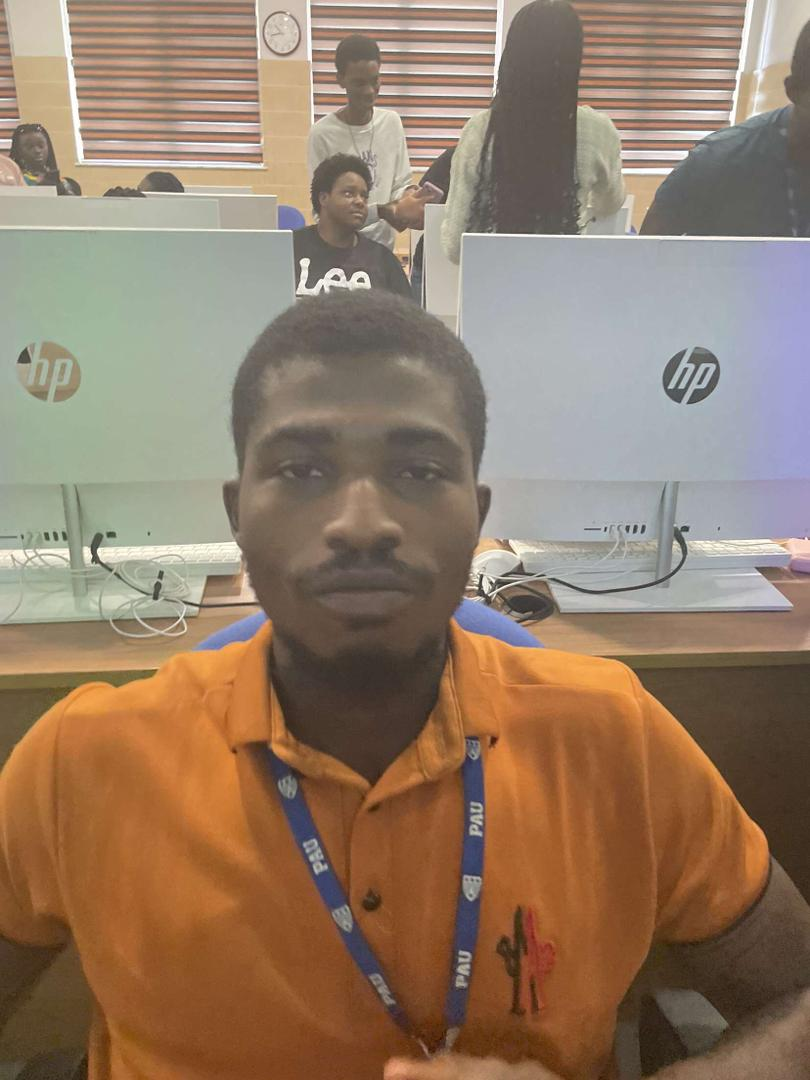
#> input picture week2/img/george.jpg, 810 x 1080 px
$ python practice_2.py
#> lines starting #> are read from the running program, lines starting #| are printed output that depends on the picture; pictures that were not available may be replaced by others from this repository, and a replacement may not be noted
import cv2

# Path to input images
image1 = cv2.imread('img/george.jpg')
#> image1 is the input picture: shape (1080, 810, 3); mean B, G, R 103.9, 124.4, 147.6
image2 = cv2.imread('img/david.jpg')
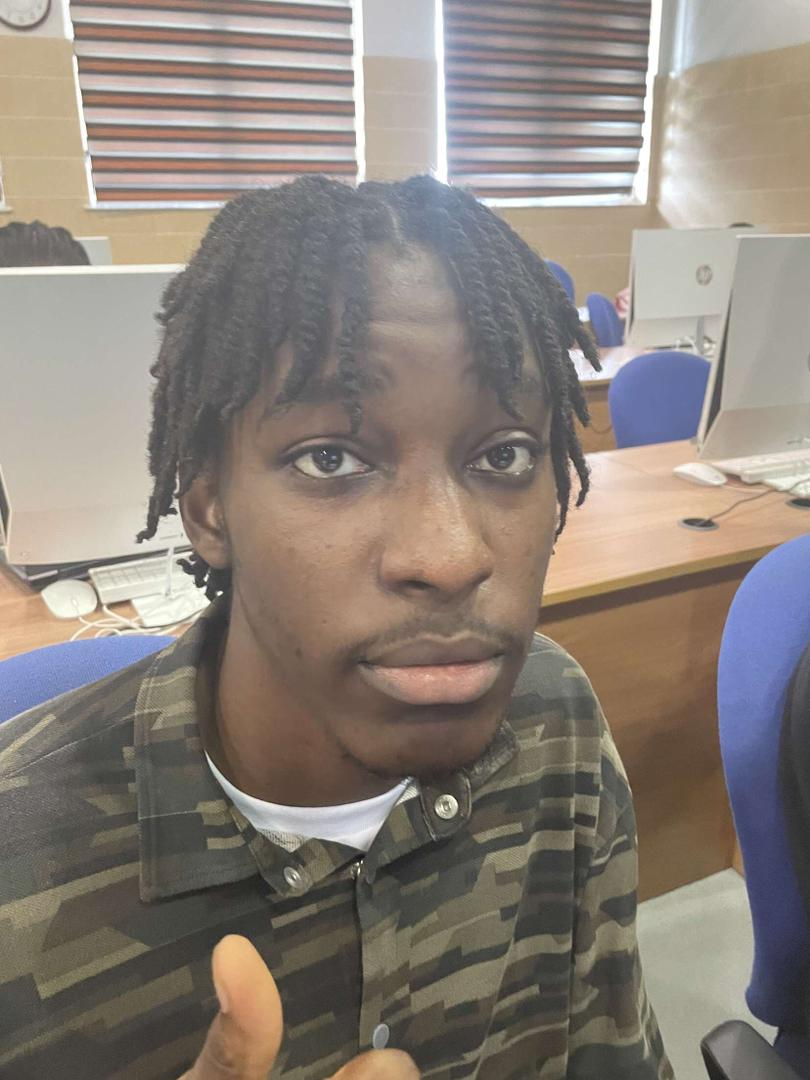
#> input picture week2/img/anderson.jpg, 810 x 1080 px, given in place of david.jpg, which was not available
#> image2 is the input picture: shape (1080, 810, 3); mean B, G, R 121, 128.6, 138

# Resize images
image1 = cv2.resize(image1, (500, 400))
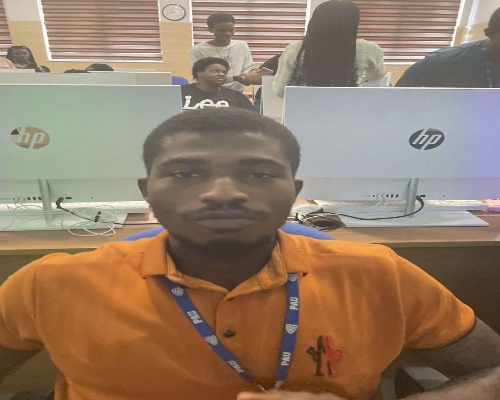
#> image1: shape (400, 500, 3); mean B, G, R 103.7, 124.3, 147.5
image2 = cv2.resize(image2, (500, 400))
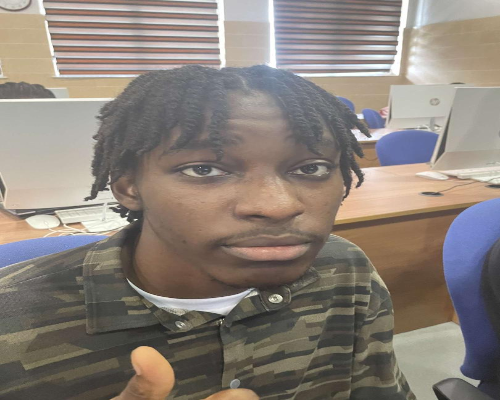
#> image2: shape (400, 500, 3); mean B, G, R 120.9, 128.5, 137.9

# Add the images
added_image = cv2.addWeighted(image1, 0.5, image2, 0.6, 0)
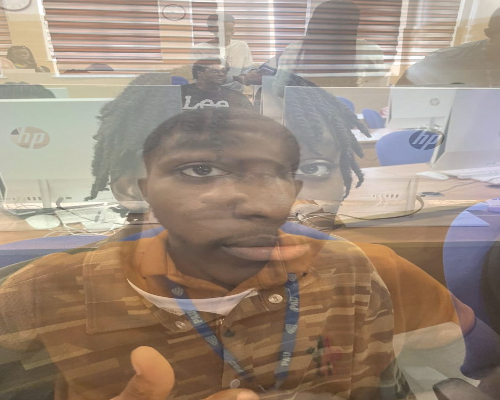
#> added_image: shape (400, 500, 3); mean B, G, R 124.4, 139.3, 156.5

# sub = cv2.subtract(image1, image2)

# Display the added image
cv2.imshow('Added Image', added_image)

# De-alloacte any associated memory usage
if cv2.waitKey(0) & 0xFF == 27:
#> (key Esc is pressed here)
    cv2.destroyAllWindows()
